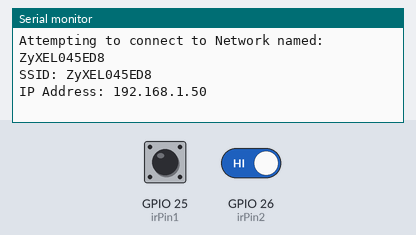
Bench run of a sketch on a simulated ESP32. Shown: the last lines printed to the serial monitor. The test bench sets the inputs (shaded band); at power-on: GPIO 25 (irPin1) HIGH, GPIO 26 (irPin2) HIGH. WiFi joins after 1.5 s; servers stay silent unless stated; uploads are accepted with an empty reply.

Above: at 4.2 s.
4.3 s: GPIO 25 (irPin1) driven LOW and GPIO 26 (irPin2) driven LOW
At 5.3 s:
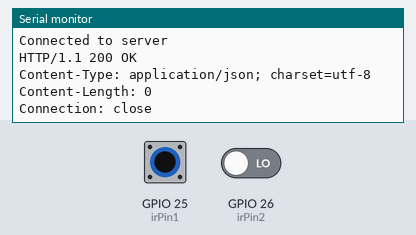
6.1 s: GPIO 25 (irPin1) pulsed HIGH 2 times (0.12 s each, 0.3 s apart)
At 6.77 s:
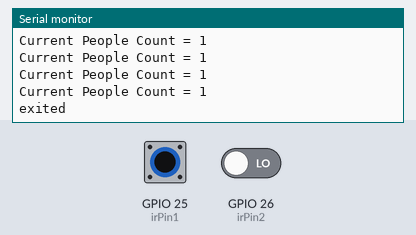

The sketch:

bidirectional_counter_esp32s.ino
```cpp
#include <WiFi.h>
#include <HTTPClient.h>

int irPin1 = 25;
int irPin2 = 26;
int count = 0;
boolean state1 = true;
boolean state2 = true;
boolean insideState = false;
boolean outsideIr = false;
boolean isPeopleExiting = false;
int i = 1;
int restaurantId = 15;
char ssid[] = "ZyXEL045ED8";
char  pass[] = "F4ME3V79PVH9R";
int status = WL_IDLE_STATUS;
char server[] = "https://gunnarhoffman.com/sos";
String postData;
String postVariable = "Current People Count = ";
WiFiClient client;


void setup() {
  Serial.begin(9600);
  pinMode(irPin1, INPUT);
  pinMode(irPin2, INPUT);
  while (status != WL_CONNECTED) {
    Serial.print("Attempting to connect to Network named: ");
    Serial.println(ssid);
    status = WiFi.begin(ssid, pass);
    delay(1000);}
  Serial.print("SSID: ");
  Serial.println(WiFi.SSID());
  IPAddress ip = WiFi.localIP();
  IPAddress gateway = WiFi.gatewayIP();
  Serial.print("IP Address: ");
  Serial.println(ip);
}
void loop() {


  if (!digitalRead(irPin1) && i == 1 && state1) {
    outsideIr = true;
    delay(50);
    i++;
    state1 = false;
  }

  if (!digitalRead(irPin2) && i == 2 &&   state2) {
    outsideIr = true;
    delay(50);
    i = 1 ;
    count++;
    Serial.println("entered ");

  postData = postVariable + count;
                    if (client.connect(server, 80)) {
                    char data[100];
                     sprintf(data,"%d",count);
                     Serial.println("Connected to server");
                     client.println("POST /sos HTTP/1.1");
                     client.println("content-type: application/json");
                     client.print("content-length: ");
                     client.println(strlen(data));
                     client.print("Host: ");
                     client.println("gunnarhoffman.com/sos");
                     client.println("Connection: close");
                     client.println();
                     client.println(data);}
    state2 = false;
  }

  if (!digitalRead(irPin2) && i == 1 && state2 ) {
    outsideIr = true;
    delay(50);
    i = 2 ;
    state2 = false;
  }

  if (!digitalRead(irPin1) && i == 2 && state1 ) {
    outsideIr = true;
    delay(50);
    count--;
    Serial.println("exited");

 postData = postVariable + count;
                     if (client.connect(server, 80)) {
                     char data[100];
                     sprintf(data,"%d",count);
                     Serial.println("Connected to server");
                     client.println("POST /sos HTTP/1.1");
                     client.println("content-type: application/json");
                     client.print("content-length: ");
                     client.println(strlen(data));
                     client.print("Host: ");
                     client.println("gunnarhoffman.com/sos");
                     client.println("Connection: close");
                     client.println();
                     client.println(data);}
    i = 1;
    state1 = false;
  }

  if (digitalRead(irPin1)) {
    state1 = true;
  }

  if (digitalRead(irPin2)) {
    state2 = true;
  }
                     while(client.available()){
                     String line = client.readStringUntil('\r');
                     Serial.println(line);}

                       if (client.connected()) {
                       client.stop();
                        }
                        Serial.println(postData);

                        delay(100);

}
```

Measured:
- after the input at 4.3 s, the serial monitor: prints a new line after 0.11 s (image 1)
- after the input at 6.1 s, the serial monitor: prints a new line after 0.52 s (image 2)
